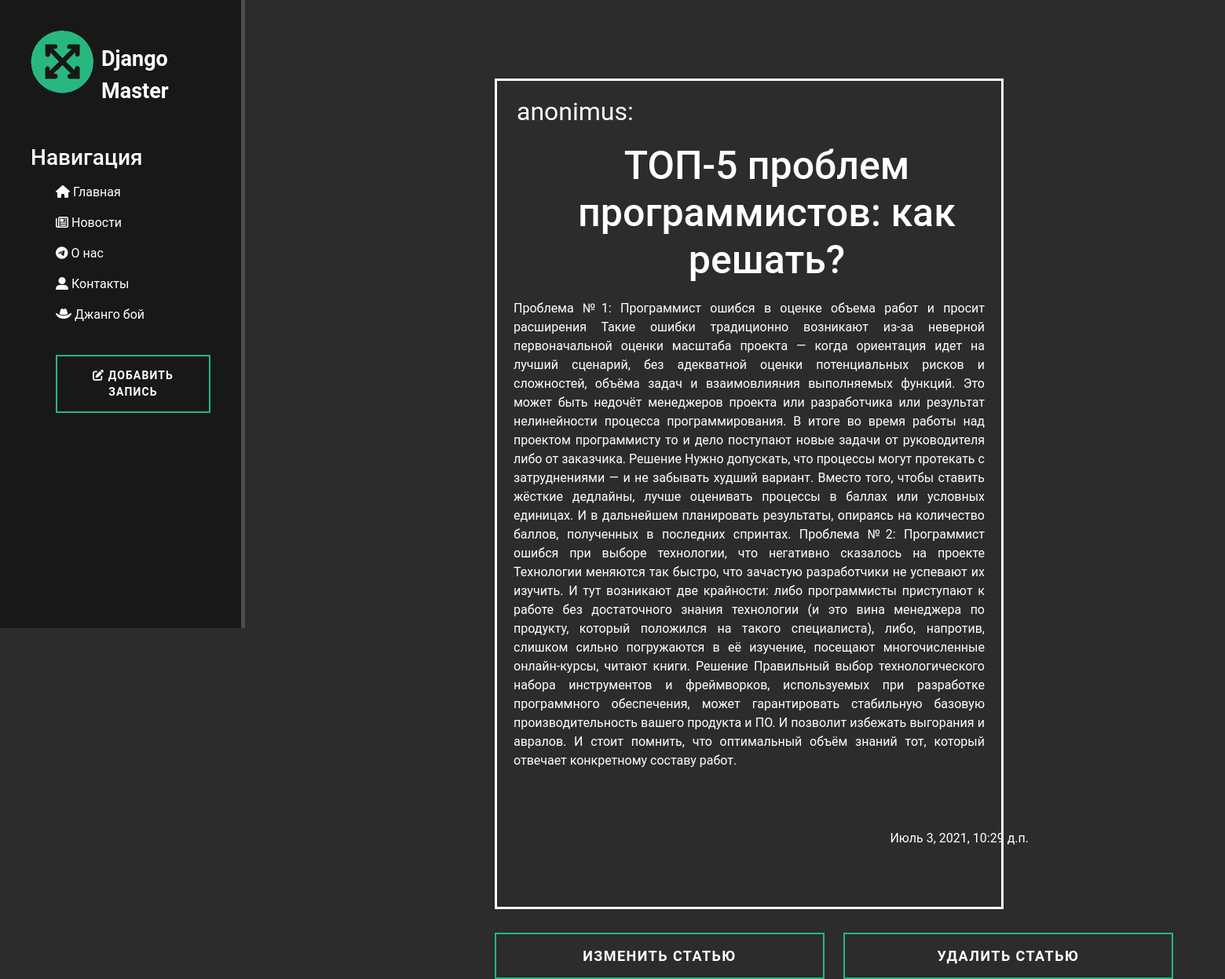
Screenshot of /news/3 with the database file from the repository.
### news/models.py (models this page shows, shortened)
class Article (models.Model):
    author_name = models.CharField ('Имя автора', max_length=50)
    title = models.CharField('Название', max_length=50)
    anons = models.CharField('Анонс', max_length=200)
    full_text = models.TextField('Статья')
    date = models.DateTimeField('Дата публикации')
    class Meta:
        verbose_name = 'Новость'
        verbose_name_plural = 'Новости'

### news/views.py (the view)
class NewsDetailView(DetailView):
    model = Article
    template_name = 'news/details_view.html'
    context_object_name = 'article'

### news/templates/news/details_view.html (shortened to what this page needs)
{% extends 'main/layout.html' %}
{% block content%}
    <div class="features article_block">
        <span class="name">{{article.author_name}}</span>
        <h1 class="title">{{article.title}}</h1>
        <p class="full_text">{{article.full_text}}</p>
        <span class="date"><p>{{article.date}}</p></span>
    </div>
    <br><br>
    <div class="buttons">
        <a href="{% url 'news_update' article.id %}"><button class="btn btn-success update" type="submit">Изменить статью</button></a>
        <a href="{% url 'news_delete' article.id %}"><button class="btn btn-success delete" type="submit">Удалить статью</button></a>
    </div>
{% endblock %}

### main/static/main/css/main.css (style rules this page uses)
:root { --main-color: #23b980; }
body { background: #2c2c2c; font-family: Roboto, Arial }
a { text-decoration: none; }
main .features { float: left; color: white; margin-top:100px; margin-left: 150px; text-align: center; width: 60%; }
main .features p { max-width: 600px; margin: 20px auto }
main .features h1 { font-size: 50px }
.btn-success { width:500px; padding: 14px 15px; font-size:18px; font-weight: bold; text-align: center; text-decoration: none; text-transform: uppercase; letter-spacing: .08em; background: #2c2c2c; border: 2px solid var(--main-color) }
div.article_block { border: 3px solid #fff; }
span.name { display: block; font-size:32px; padding: 15px; margin-left: 10px; text-align:left; }
span.name:after { content: ":" }
span.date { display:block; margin: 40px; position: relative; left: 90px; padding:15px; text-align: right; }
h1.title { display: block: text-align: center margin-top: 15px; margin-left: 45px; max-width: 750px; }
p.full_text { text-align: justify; }
.buttons { width: 1200px; position: relative; top: 30px; }
button.update, button.delete { display: inline; width: 420px; border-radius: 0; margin-left: 20px; }
button.update { margin-left: 150px; }

### rows the page displays
Article: author_name "anonimus", title "ТОП-5 проблем программистов: как решать?", full_text "Проблема №1: Программист ошибся в оценке объема работ и просит расширения Такие ошибки традиционно возникают из-за неверной первоначальной оценки масштаба проекта — когда ориентация идет на лучший сценарий, без адекватной оценки потенциальных рисков и сложностей, объёма задач и взаимовлияния выполняемых функций. Это может быть недочёт менеджеров проекта или разработчика или результат нелинейности процесса программирования. В итоге во время работы над проектом программисту то и дело поступают новые задачи от руководителя либо от заказчика. Решение Нужно допускать, что процессы могут протекать с затруднениями — и не забывать худший вариант. Вместо того, чтобы ставить жёсткие дедлайны, лучше…", date "Июль 3, 2021, 10:29 д.п."
